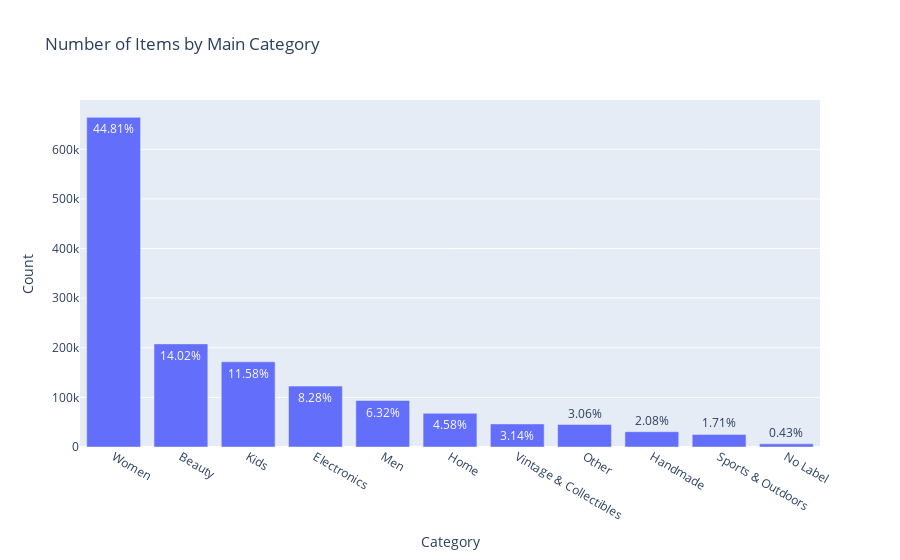

Source (notebook cell):
### Code cell
trace1 = go.Bar(x=x, y=y, text=pct)
layout = dict(title='Number of Items by Main Category',
              yaxis=dict(title='Count'),
              xaxis=dict(title='Category'))
fig = dict(data=[trace1], layout=layout)
py.iplot(fig)

### Figure 1 — Plotly figure (JSON) as saved in the notebook; plotly's stock layout.template omitted (floating-point values rounded to 4 significant figures)
{"data": [{"text": ["44.81%", "14.02%", "11.58%", "8.28%", "6.32%", "4.58%", "3.14%", "3.06%", "2.08%", "1.71%", "0.43%"], "x": ["Women", "Beauty", "Kids", "Electronics", "Men", "Home", "Vintage & Collectibles", "Other", "Handmade", "Sports & Outdoors", "No Label"], "y": [664385, 207828, 171689, 122690, 93680, 67871, 46530, 45351, 30842, 25342, 6327], "type": "bar"}], "layout": {"title": {"text": "Number of Items by Main Category"}, "xaxis": {"title": {"text": "Category"}}, "yaxis": {"title": {"text": "Count"}}}}
